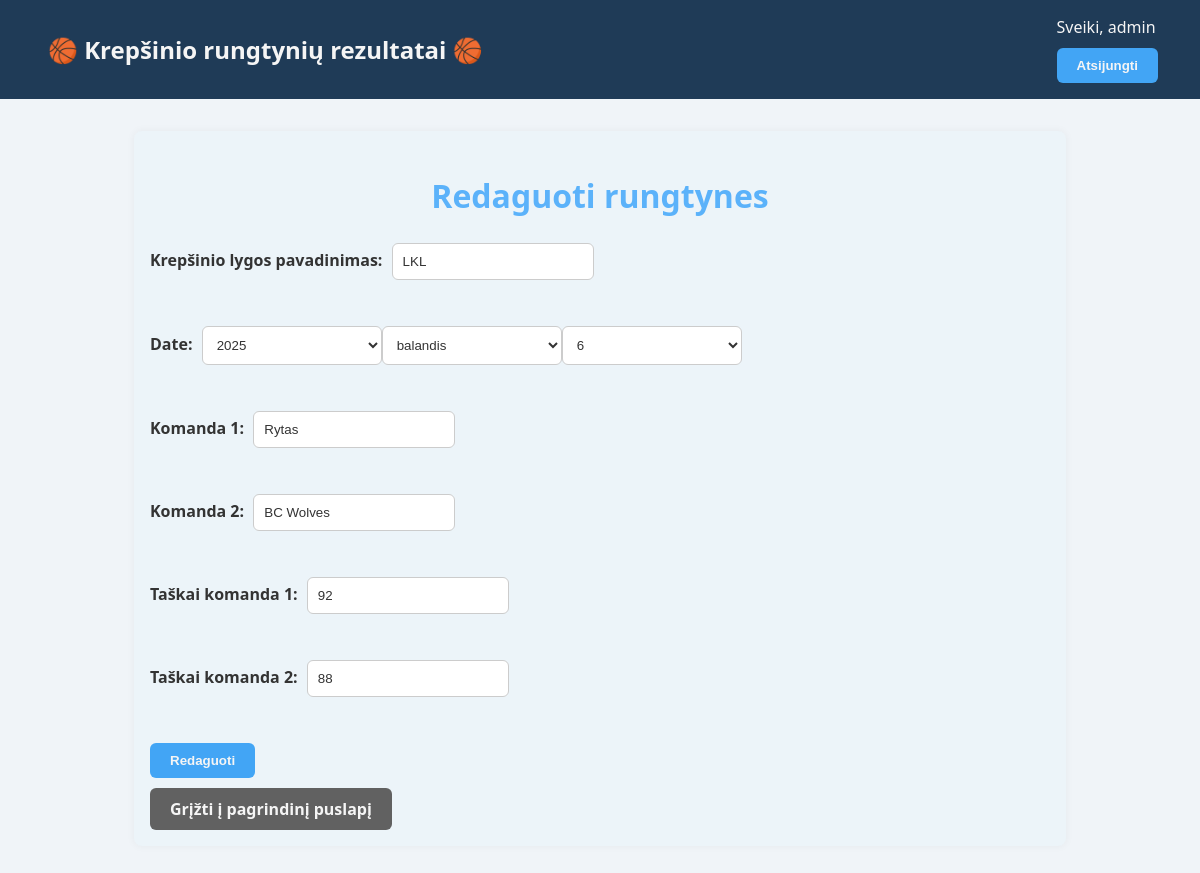
The page /edit-match/1/ (signed in) on the database its author committed.
### basketball_results/models.py (models this page shows, shortened)
class BasketballMatch(models.Model):
    match = models.CharField(max_length=100)
    date = models.DateField()
    team1 = models.CharField(max_length=100)
    team2 = models.CharField(max_length=100)
    score1 = models.IntegerField()
    score2 = models.IntegerField()

### basketball_results/views.py (the view, shortened to what this page needs)
# urls.py: path('edit-match/<int:pk>/', views.MatchUpdateView.as_view(), name='edit-match'),
class MatchUpdateView(LoginRequiredMixin, UpdateView):
    model = BasketballMatch
    form_class = BasketballMatchForm
    template_name = 'edit_match.html'
    success_url = reverse_lazy('match_list')

### basketball_results/forms.py
class BasketballMatchForm(forms.ModelForm):
    date = forms.DateField(widget=forms.SelectDateWidget)
    class Meta:
        model = BasketballMatch
        fields = ['match', 'date', 'team1', 'team2', 'score1', 'score2',]
        labels = {
            'match' : 'Krepšinio lygos pavadinimas',
            'date' : 'Data',
            'team1' : 'Komanda 1',
            'team2' : 'Komanda 2',
            'score1' : 'Taškai komanda 1',
            'score2' : 'Taškai komanda 2',
        }

### basketball_results/templates/edit_match.html (shortened to what this page needs)
{% extends 'base.html' %}
{% block content %}
<h2>Redaguoti rungtynes</h2>
<form method="post">
  {{ form.as_p }}
  <button type="submit" class="btn">Redaguoti</button>
</form>
<a href="{% url 'match_list' %}" class="btn secondary">Grįžti į pagrindinį puslapį</a>
{% endblock %}

### basketball_results/templates/base.html (shortened to what this page needs)
{% load static %}
<!DOCTYPE html>
<html lang="en">
<head>
    <link rel="stylesheet" href="{% static 'style.css' %}">
</head>
<body>
<nav>
      <div class="title"><a href="/">🏀 Krepšinio rungtynių rezultatai 🏀</a></div>
      <div>
          {% if user.is_authenticated %}
          Sveiki, {{user.username}}
          <form action="{% url 'logout' %}" method="post">
              <button type="submit" class="btn">Atsijungti</button>
          </form>
          {% else %}
          <a href="{% url 'login' %}" class="btn">Prisijungti</a>  <a href="{% url 'register' %}" class="btn">Registruotis</a>
          {% endif %}
      </div>
</nav>
<div class="container">
    {% block content %}
    {% endblock %}
</div>
</body>
</html>

### basketball_results/static/style.css (style rules this page uses)
body { font-family: "Segoe UI", sans-serif; background-color: #f0f4f8; color: #333; margin: 0; padding: 0; }
a { text-decoration: none; }
h1, h2 { margin-bottom: 16px; color: #5bb2fa; font-weight: bold; text-align: center; font-size: 32px; }
nav { background-color: #1f3b57; color: whitesmoke; padding: 16px 32px; display: flex; justify-content: space-between; align-items: center; }
nav .title { font-size: 24px; font-weight: bold; }
nav .title a { color: whitesmoke; text-decoration: none; transition: font-size 0.3s ease; }
nav a { color: whitesmoke; margin: 16px; }
.container { max-width: 900px; margin: 32px auto; padding: 16px; background-color: #ecf4f9; border-radius: 8px; box-shadow: 0 0 8px rgba(0, 0, 0, 0.05); }
.btn { background-color: #42a5f5; color: whitesmoke; padding: 10px 20px; margin-top: 10px; margin-right: 10px; border: none; border-radius: 6px; cursor: pointer; font-weight: bold; transition: background-color 0.3s ease; display: inline-block; }
.btn.secondary { background-color: #616161; }
label { display: inline-block; margin-bottom: 8px; margin-right: 5px; font-weight: bold; }
input, select { width: 20%; padding: 10px; margin: 10px 0 20px 0; border-radius: 6px; border: 1px solid #ccc; background-color: #ffffff; color: #333; }

### rows shown on the page
BasketballMatch: match "LKL", team1 "Rytas", team2 "BC Wolves", score1 "92", score2 "88"

### other values the page prints
{{ user.username }} "admin"
